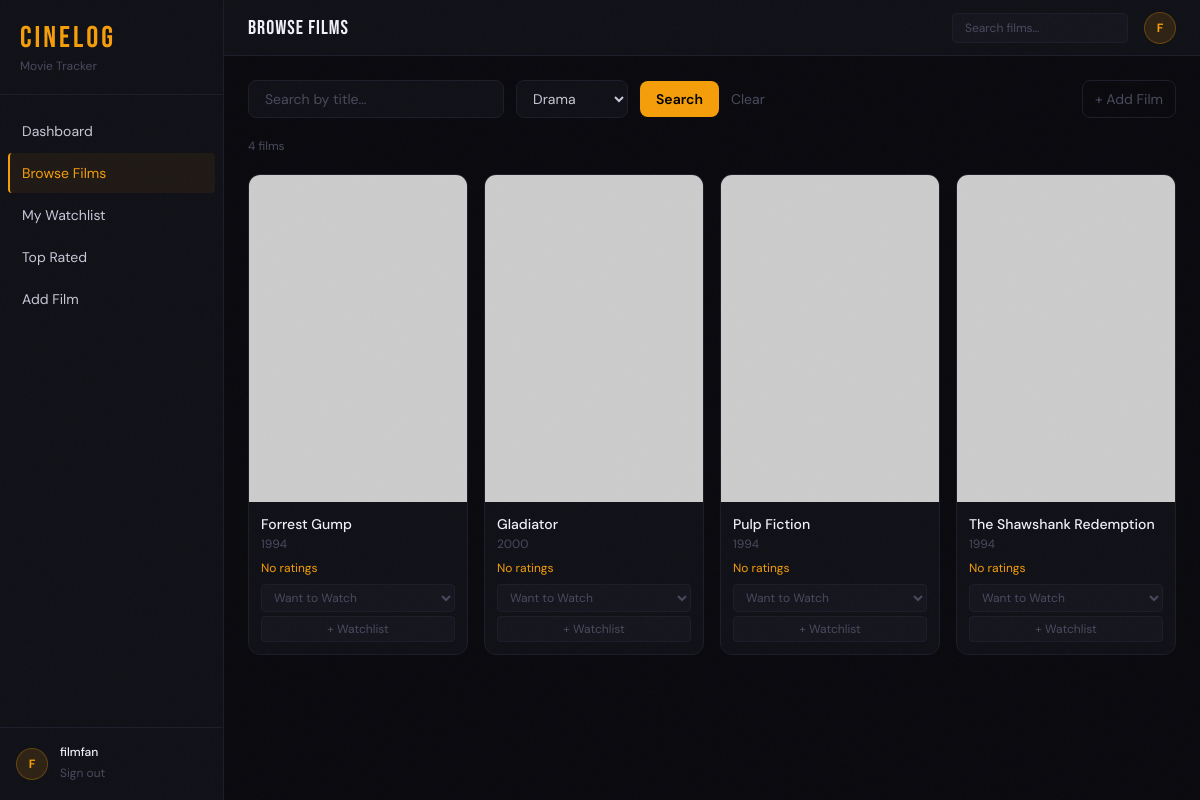
The page /movies.php?genre=Drama (signed in) on the database as committed earlier.
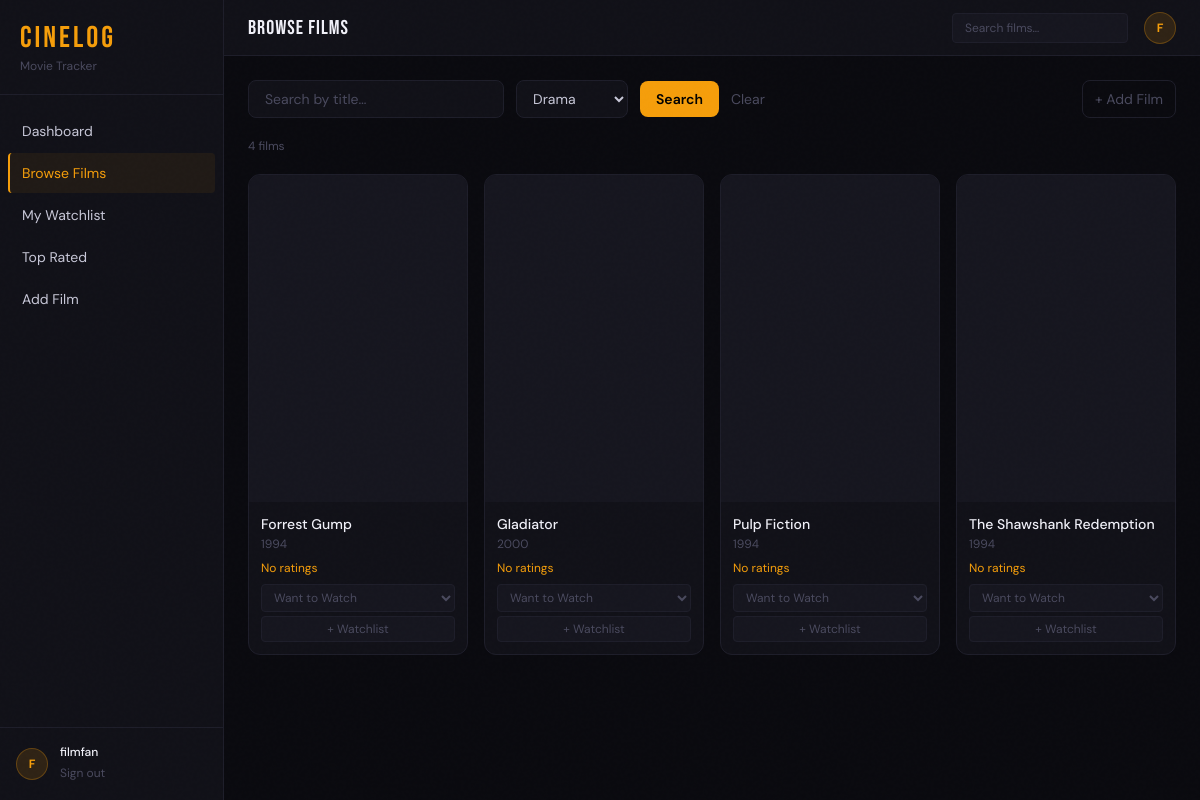
The same page on the database as committed later.
### tables this page shows
CREATE TABLE Movies (
    movie_id        INT AUTO_INCREMENT PRIMARY KEY,
    title           VARCHAR(200) NOT NULL,
    release_year    YEAR,
    duration_mins   INT,
    language        VARCHAR(50),
    poster_url      VARCHAR(500),
    created_at      DATETIME DEFAULT CURRENT_TIMESTAMP
);

### includes/db.php (called while the page is built, shortened)
<?php
function db_connect()
{
    static $conn = null;
    if ($conn === null) {
        $conn = new mysqli(DB_HOST, DB_USER, DB_PASS, DB_NAME);
        $conn->set_charset('utf8mb4');
    }
    return $conn;
}
function get_param_types(array $params): string
{
    $types = '';
    foreach ($params as $param) {
        if (is_int($param)) {
            $types .= 'i';
        } elseif (is_float($param)) {
            $types .= 'd';
        } else {
            $types .= 's';
        }
    }
    return $types;
}
function ref_values(array &$arr): array
{
    $refs = [];
    foreach ($arr as $key => $value) {
        $refs[$key] = &$arr[$key];
    }
    return $refs;
}
function db_prepare(string $sql, array $params = [])
{
    $conn = db_connect();
    $stmt = $conn->prepare($sql);
    if (!empty($params)) {
        $types = get_param_types($params);
        call_user_func_array([$stmt, 'bind_param'], array_merge([$types], ref_values($params)));
    }
    return $stmt;
}
function db_fetch_all(string $sql, array $params = []): array
{
    $stmt = db_prepare($sql, $params);
    $stmt->execute();
    $result = $stmt->get_result();
    $rows = $result->fetch_all(MYSQLI_ASSOC);
    return $rows ?: [];
}

### movies.php (the view, shortened to what the changed rows need)
<?php
$genre = trim($_GET['genre'] ?? '');
$params = [$_SESSION['user_id']];
$sql = "SELECT DISTINCT m.movie_id, m.title, m.release_year, m.duration_mins, m.language, m.poster_url, ROUND(AVG(r.score),1) AS avg_score, COUNT(DISTINCT r.rating_id) AS rating_count, w.status AS my_status FROM Movies m LEFT JOIN Ratings r ON r.movie_id = m.movie_id LEFT JOIN Watchlist w ON w.movie_id = m.movie_id AND w.user_id = ? LEFT JOIN MovieGenres mg ON mg.movie_id = m.movie_id LEFT JOIN Genres g ON g.genre_id = mg.genre_id WHERE 1=1";
if ($genre !== '') {
    $sql .= ' AND g.genre_name = ?';
    $params[] = $genre;
}
$sql .= ' GROUP BY m.movie_id ORDER BY m.title';
$movies = db_fetch_all($sql, $params);
include __DIR__ . '/partials/header.php';
?>
<div class="space-y-5" x-data="{ addModal: false, selectedMovie: null }">
  <?php if (count($movies)): ?>
    <div class="grid grid-cols-2 md:grid-cols-3 lg:grid-cols-4 xl:grid-cols-5 gap-4">
      <?php foreach ($movies as $m): ?>
        <div class="poster-hover bg-[#111118] border border-[#1e1e2a] rounded-xl overflow-hidden group">
          <a href="movie.php?id=<?= $m['movie_id'] ?>">
            <div class="aspect-[2/3] bg-[#16161f] flex items-center justify-center overflow-hidden">
              <?php if ($m['poster_url']): ?>
                <img src="<?= htmlspecialchars($m['poster_url']) ?>" alt="<?= htmlspecialchars($m['title']) ?>" class="w-full h-full object-cover" onerror="this.style.display='none'" />
              <?php else: ?>
                <div class="flex flex-col items-center gap-2 text-[#4a4a5e] p-4"><span class="text-4xl">🎬</span><span class="text-xs text-center font-medium"><?= htmlspecialchars(mb_strimwidth($m['title'], 0, 20, '...')) ?></span></div>
              <?php endif; ?>
            </div>
          </a>
          <div class="p-3">
            <a href="movie.php?id=<?= $m['movie_id'] ?>" class="text-sm font-medium text-[#f0f0f8] hover:text-[#f59e0b] transition-colors line-clamp-1 block"><?= htmlspecialchars($m['title']) ?></a>
            <p class="text-xs text-[#4a4a5e] mt-0.5"><?= $m['release_year'] ?: '—' ?></p>
            <div class="flex items-center justify-between mt-2">
              <span class="text-xs text-[#f59e0b]"><?= $m['avg_score'] ? '⭐ ' . htmlspecialchars($m['avg_score']) : 'No ratings' ?></span>
            </div>
            <form action="watchlist_add.php" method="post" class="mt-2">
              <select name="status" class="w-full bg-[#16161f] border border-[#1e1e2a] text-[#4a4a5e] text-xs rounded px-2 py-1 focus:outline-none focus:border-[#f59e0b44] mb-1">
                <option value="want_to_watch">Want to Watch</option>
              </select>
              <button type="submit" class="w-full bg-[#16161f] hover:bg-[#f59e0b22] border border-[#1e1e2a] hover:border-[#f59e0b44] text-[#4a4a5e] hover:text-[#f59e0b] text-xs py-1 rounded transition-colors">+ Watchlist</button>
            </form>
          </div>
        </div>
      <?php endforeach; ?>
    </div>
  <?php endif; ?>
</div>
<?php include __DIR__ . '/partials/footer.php'; ?>

Rows that differ between the two databases and show on the page:
changed movies "Forrest Gump": poster_url: picture removed
changed movies "Gladiator": poster_url: picture removed
changed movies "Pulp Fiction": poster_url: picture removed
changed movies "The Shawshank Redemption": poster_url: picture removed
